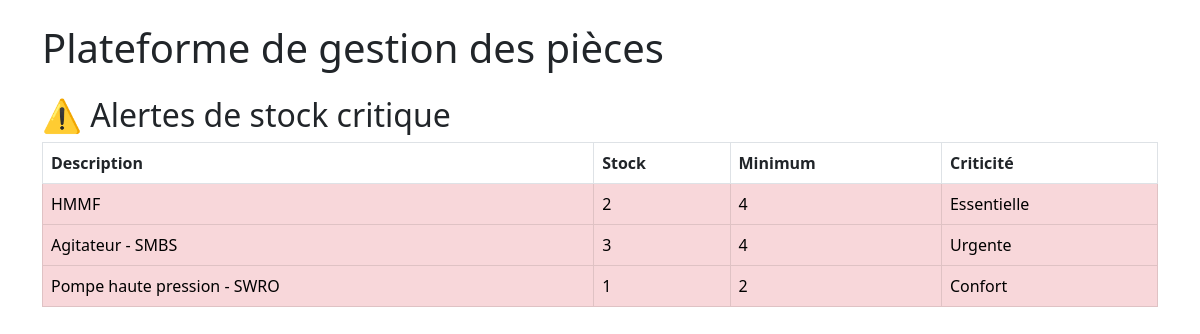
Screenshot of /alerts with the database file from the repository.
### tables this page shows
CREATE TABLE "pieces" (
"description" TEXT,
  "tag_no" TEXT,
  "type" TEXT,
  "valeur_nominale" TEXT,
  "unite" TEXT,
  "duree_vie_mois" INTEGER,
  "frequence_remplacement_mois" INTEGER,
  "cout_unitaire_eur" REAL,
  "stock_actuel" INTEGER,
  "stock_minimum" INTEGER,
  "criticite" TEXT,
  "emplacement_stock" TEXT,
  "fournisseur" TEXT,
  "pays_fournisseur" TEXT
);

### routes/routes.py (the view)
    @app.route('/alerts')
    def alerts():
        db = get_db()
        alerts = db.execute('SELECT rowid, * FROM pieces WHERE stock_actuel <= stock_minimum').fetchall()
        return render_template('alerts.html', alerts=alerts)

### models/models.py (called while the page is built)
def get_db():
    if 'db' not in g:
        g.db = sqlite3.connect(current_app.config['DATABASE'])
        g.db.row_factory = sqlite3.Row
    return g.db

### templates/alerts.html
{% extends 'layout.html' %}
{% block content %}
<h2>⚠️ Alertes de stock critique</h2>
<table class="table table-bordered">
    <thead><tr><th>Description</th><th>Stock</th><th>Minimum</th><th>Criticité</th></tr></thead>
    <tbody>
    {% for piece in alerts %}
        <tr class="table-danger">
            <td>{{ piece['description'] }}</td>
            <td>{{ piece['stock_actuel'] }}</td>
            <td>{{ piece['stock_minimum'] }}</td>
            <td>{{ piece['criticite'] }}</td>
        </tr>
    {% endfor %}
    </tbody>
</table>
{% endblock %}

### rows the page displays
pieces: description "HMMF", stock_actuel "2", stock_minimum "4", criticite "Essentielle"
pieces: description "Agitateur - SMBS", stock_actuel "3", stock_minimum "4", criticite "Urgente"
pieces: description "Pompe haute pression - SWRO", stock_actuel "1", stock_minimum "2", criticite "Confort"
